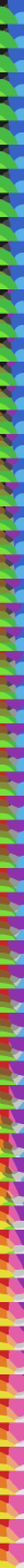
#> input picture data/mlcolor_lut-rsvm-17-65x65x65.png, 65 x 4225 px (shown at 1/3 size)
$ python mlc_pixel_color_classifier.py
#> lines starting #> are read from the running program, lines starting #| are printed output that depends on the picture
# © 2024 Numantic Solutions
# https://github.com/NMoroney
# MIT License
#

import PIL
import PIL.Image

print("mlc - pixel color classifer :")

path_lut = "../../data/"
name_lut = "mlcolor_lut-rsvm-17-65x65x65.png"

lut = PIL.Image.open(path_lut + name_lut)
#> lut is the input picture: PIL image 65x4225 RGB; mean R, G, B 132.8, 129.4, 123.8
w1 = lut.size[0]
#> w1 = 65
print(lut.size)
#| (65, 4225)

img = PIL.Image.open("Colorful_Bell_Peppers-512.JPG")
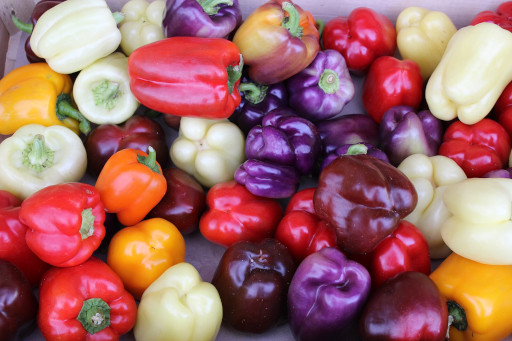
#> input picture src/mlc_pixel_color_classifier/Colorful_Bell_Peppers-512.JPG, 512 x 341 px
#> img is the input picture: PIL image 512x341 RGB; mean R, G, B 162, 104, 102.4

print(img.size)
#| (512, 341)

classified = PIL.Image.new(mode="RGB", size=img.size)
#> classified: PIL image 512x341 RGB; every value is 0

wide, high = img.size[0], img.size[1]
#> wide = 512; high = 341
for y in range(high) :
  print (y, end=' ', flush=True)
  for x in range(wide) :
    pixel = img.getpixel((x, y))
    rq = int(pixel[0] / 4)
    gq = int(pixel[1] / 4)
    bq = int(pixel[2] / 4)
    xq = bq
    yq = gq + (rq * w1)
    qrgb = lut.getpixel((xq, yq))
    classified.putpixel((x, y), (qrgb[0], qrgb[1], qrgb[2]))
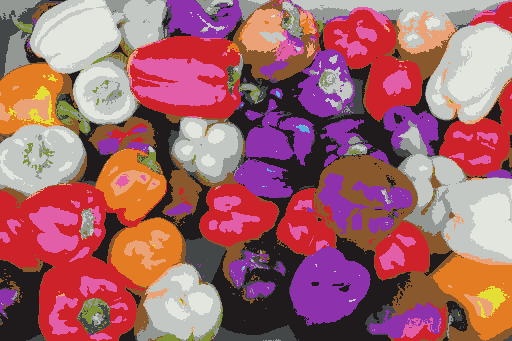
#> classified: PIL image 512x341 RGB; mean R, G, B 161.7, 101, 107.2
print ('\n')

classified.save("Colorful_Bell_Peppers-512-classified.JPG")
